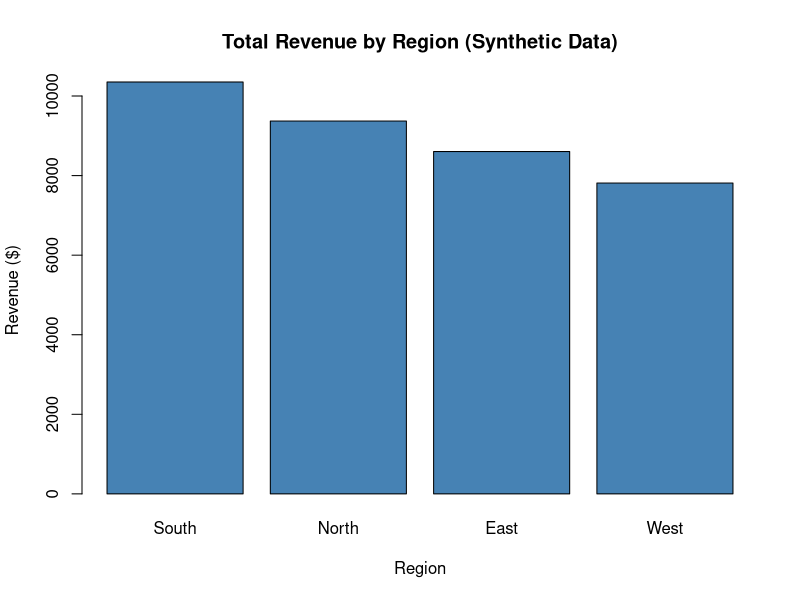

Source code (R):
## ---- chunk 1
set.seed(400)
n <- 200

sales <- data.frame(
  order_id   = seq_len(n),
  region     = sample(c("East", "West", "North", "South"), n, replace = TRUE),
  product    = sample(c("Widget", "Gadget", "Gizmo"), n, replace = TRUE),
  units      = rpois(n, lambda = 5) + 1,
  unit_price = round(runif(n, min = 10, max = 50), 2)
)
sales$revenue <- sales$units * sales$unit_price

head(sales)
## ---- chunk 2
by_region <- aggregate(revenue ~ region, data = sales, FUN = sum)
by_region <- by_region[order(-by_region$revenue), ]
by_region$revenue <- round(by_region$revenue, 2)

knitr::kable(by_region, caption = "Total revenue by region (synthetic data)")
## ---- chunk 3
barplot(by_region$revenue, names.arg = by_region$region,
        main = "Total Revenue by Region (Synthetic Data)",
        xlab = "Region", ylab = "Revenue ($)", col = "steelblue")
